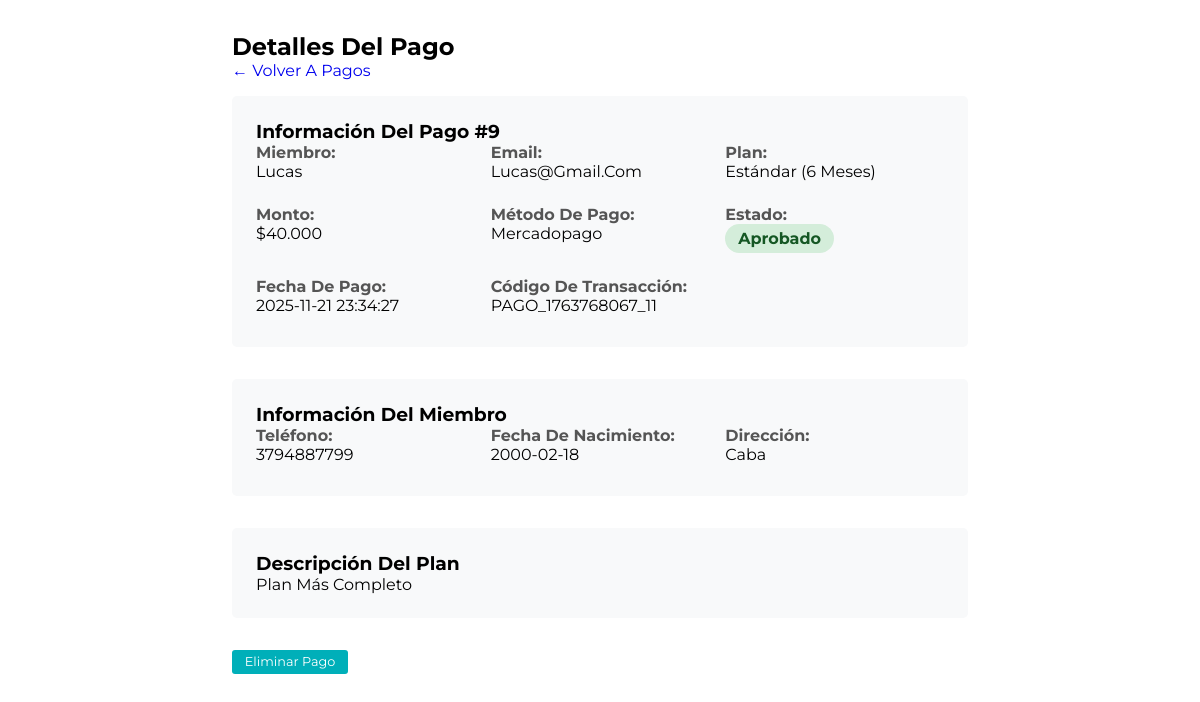
The page /admin/ver_pago.php?id=9 (signed in) on the database its author committed.
### tables this page shows
CREATE TABLE `pagos` (
  `id` int(11) NOT NULL,
  `miembro_id` int(11) DEFAULT NULL,
  `plan_id` int(11) DEFAULT NULL,
  `monto` decimal(10,2) DEFAULT NULL,
  `fecha_pago` timestamp NOT NULL DEFAULT current_timestamp(),
  `metodo_pago` enum('efectivo','tarjeta','transferencia','mercadopago') DEFAULT NULL,
  `estado` enum('pendiente','aprobado','rechazado','cancelado') DEFAULT 'pendiente',
  `codigo_transaccion` varchar(100) DEFAULT NULL
);

CREATE TABLE `miembros` (
  `id` int(11) NOT NULL,
  `nombre` varchar(100) NOT NULL,
  `email` varchar(100) NOT NULL,
  `telefono` varchar(20) DEFAULT NULL,
  `fecha_nacimiento` date DEFAULT NULL,
  `direccion` text DEFAULT NULL,
  `fecha_registro` timestamp NOT NULL DEFAULT current_timestamp(),
  `estado` enum('activo','inactivo','suspendido') DEFAULT 'activo'
);

CREATE TABLE `planes` (
  `id` int(11) NOT NULL,
  `nombre` varchar(50) NOT NULL,
  `precio` decimal(10,2) NOT NULL,
  `duracion_meses` int(11) NOT NULL,
  `descripcion` text DEFAULT NULL,
  `beneficios` text DEFAULT NULL,
  `estado` enum('activo','inactivo') DEFAULT 'activo'
);

### admin/ver_pago.php (the view, shortened to what this page needs)
<?php
include '../includes/config.php';
$pago_id = $_GET['id'];
$pago = $conn->query("
    SELECT p.*, m.nombre as miembro_nombre, m.email, m.telefono, m.fecha_nacimiento, m.direccion,
           pl.nombre as plan_nombre, pl.duracion_meses, pl.descripcion as plan_descripcion
    FROM pagos p
    JOIN miembros m ON p.miembro_id = m.id
    JOIN planes pl ON p.plan_id = pl.id
    WHERE p.id = $pago_id
")->fetch_assoc();
?>
<!DOCTYPE html>
<html>
<head>
    <link rel="stylesheet" href="../css/styles.css">
</head>
<body>
    <div class="admin-container">
        <h2>Detalles del Pago</h2>
        <a href="pagos.php" style="margin-bottom: 1rem; display: inline-block;">← Volver a Pagos</a>
        <div class="payment-info">
            <h3>Información del Pago #<?= $pago['id'] ?></h3>
            <div class="info-grid">
                <div class="info-item">
                    <span class="info-label">Miembro:</span><br>
                    <?= $pago['miembro_nombre'] ?>
                </div>
                <div class="info-item">
                    <span class="info-label">Email:</span><br>
                    <?= $pago['email'] ?>
                </div>
                <div class="info-item">
                    <span class="info-label">Plan:</span><br>
                    <?= $pago['plan_nombre'] ?> (<?= $pago['duracion_meses'] ?> meses)
                </div>
                <div class="info-item">
                    <span class="info-label">Monto:</span><br>
                    $<?= number_format($pago['monto'], 0, ',', '.') ?>
                </div>
                <div class="info-item">
                    <span class="info-label">Método de Pago:</span><br>
                    <?= ucfirst($pago['metodo_pago']) ?>
                </div>
                <div class="info-item">
                    <span class="info-label">Estado:</span><br>
                    <span class="status-badge status-<?= $pago['estado'] ?>">
                        <?= ucfirst($pago['estado']) ?>
                    </span>
                </div>
                <div class="info-item">
                    <span class="info-label">Fecha de Pago:</span><br>
                    <?= $pago['fecha_pago'] ?>
                </div>
                <div class="info-item">
                    <span class="info-label">Código de Transacción:</span><br>
                    <?= $pago['codigo_transaccion'] ?>
                </div>
            </div>
        </div>
        <div class="payment-info">
            <h3>Información del Miembro</h3>
            <div class="info-grid">
                <div class="info-item">
                    <span class="info-label">Teléfono:</span><br>
                    <?= $pago['telefono'] ?>
                </div>
                <div class="info-item">
                    <span class="info-label">Fecha de Nacimiento:</span><br>
                    <?= $pago['fecha_nacimiento'] ?: 'No especificada' ?>
                </div>
                <div class="info-item">
                    <span class="info-label">Dirección:</span><br>
                    <?= $pago['direccion'] ?: 'No especificada' ?>
                </div>
            </div>
        </div>
        <div class="payment-info">
            <h3>Descripción del Plan</h3>
            <p><?= $pago['plan_descripcion'] ?></p>
        </div>
        <div style="margin-top: 2rem;">
            <a href="pagos.php?eliminar=<?= $pago['id'] ?>" class="btn-small btn-danger"
               onclick="return confirm('¿Estás seguro de eliminar este pago?')">Eliminar Pago</a>
        </div>
    </div>
</body>
</html>

### css/styles.css (style rules this page uses)
:root { --blue: #00afb9; --black: #0a0a0a; --gray: #808080; --orange: #f07167; --lobster-two: "Lobster Two", cursive; }
* { font-family: "Montserrat", sans-serif; margin: 0; padding: 0; box-sizing: border-box; outline: none; text-decoration: none; text-transform: capitalize; list-style: none; }
html { overflow-x: hidden; width: 100%; }
.btn-small { padding: 0.3rem 0.8rem; font-size: 0.8rem; background: var(--blue); color: white; border: none; border-radius: 3px; cursor: pointer; text-decoration: none; display: inline-block; }

### admin/ver_pago.php (style rules this page uses)
.admin-container { max-width: 800px; margin: 0 auto; padding: 2rem; }
.payment-info { background: #f8f9fa; padding: 1.5rem; border-radius: 5px; margin-bottom: 2rem; }
.info-grid { display: grid; grid-template-columns: repeat(auto-fit, minmax(200px, 1fr)); gap: 1rem; }
.info-item { margin-bottom: 0.5rem; }
.info-label { font-weight: bold; color: #555; }
.status-badge { padding: 0.3rem 0.8rem; border-radius: 15px; font-weight: bold; display: inline-block; }
.status-aprobado { background: #d4edda; color: #155724; }

### rows shown on the page
pagos: id "9", miembro.nombre "Lucas", miembro.email "Lucas@gmail.com", plan.nombre "Estándar", plan.duracion_meses "6", monto "40.000", metodo_pago "Mercadopago", estado "Aprobado", fecha_pago "2025-11-21 23:34:27", codigo_transaccion "PAGO_1763768067_11", miembro.telefono "3794887799", miembro.fecha_nacimiento "2000-02-18", miembro.direccion "Caba", plan.descripcion "Plan Más Completo"
